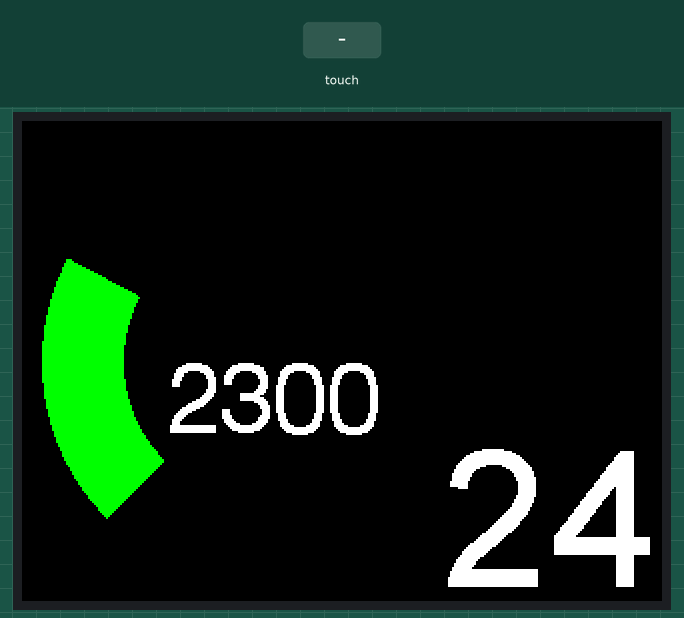
The sketch below on a simulated ESP32. Parts: 320×240 colour display. The test bench sets the inputs (shaded band).

Above: at 1.48 s.
1.5 s: touch panel pressed at 13 % / 10 % of its raw x / y range
At 2.6 s:
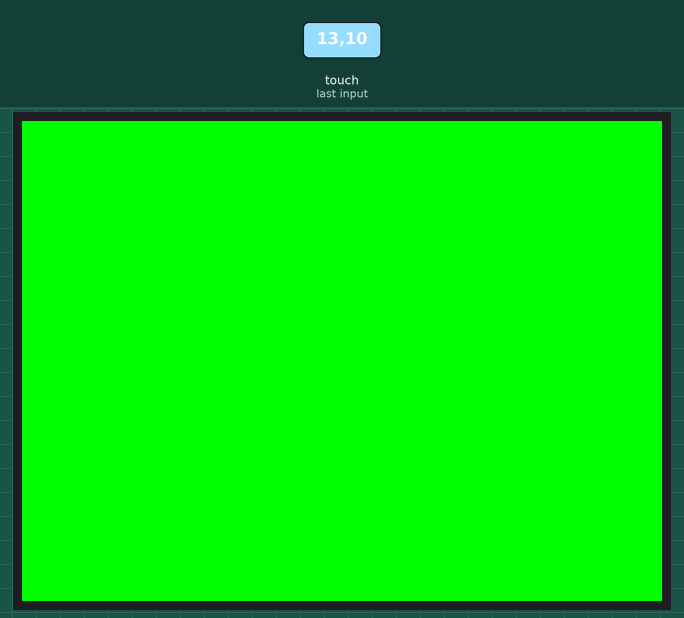
3.0 s: touch panel pressed at 62 % / 10 % of its raw x / y range
At 5.9 s:
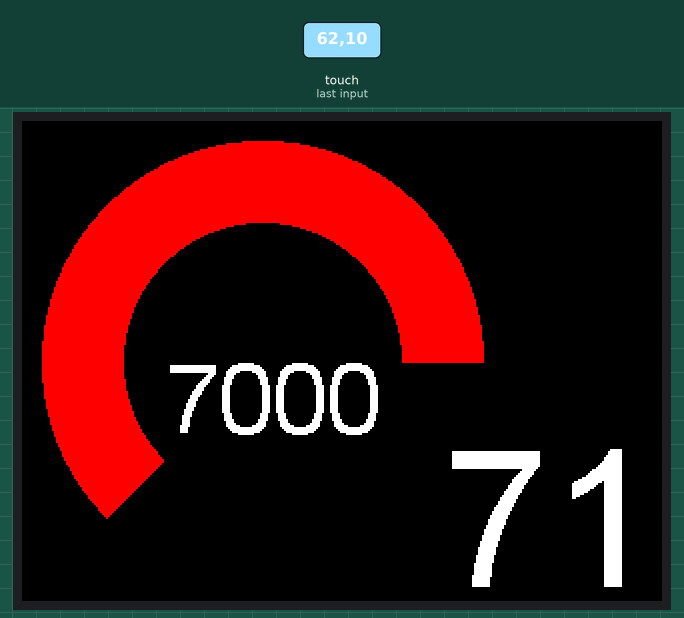
6.0 s: touch panel pressed at 87 % / 10 % of its raw x / y range
At 7.2 s:
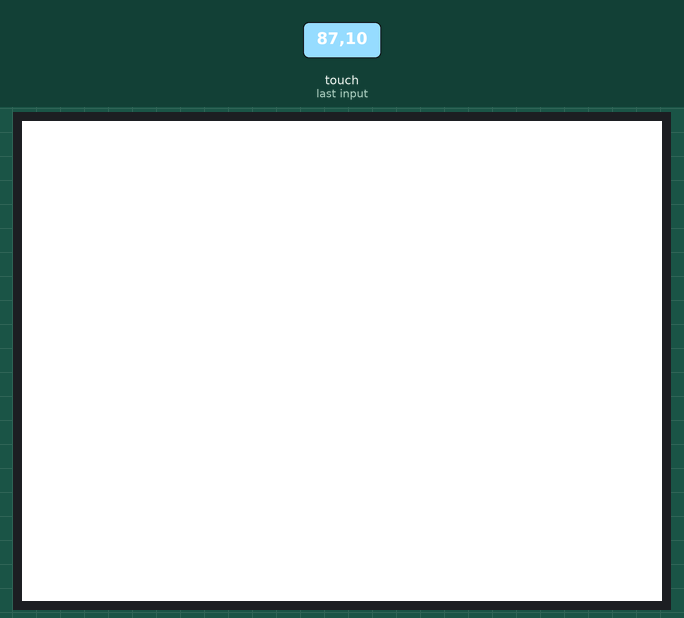
8.1 s: touch panel pressed at 38 % / 10 % of its raw x / y range
At 9.26 s:
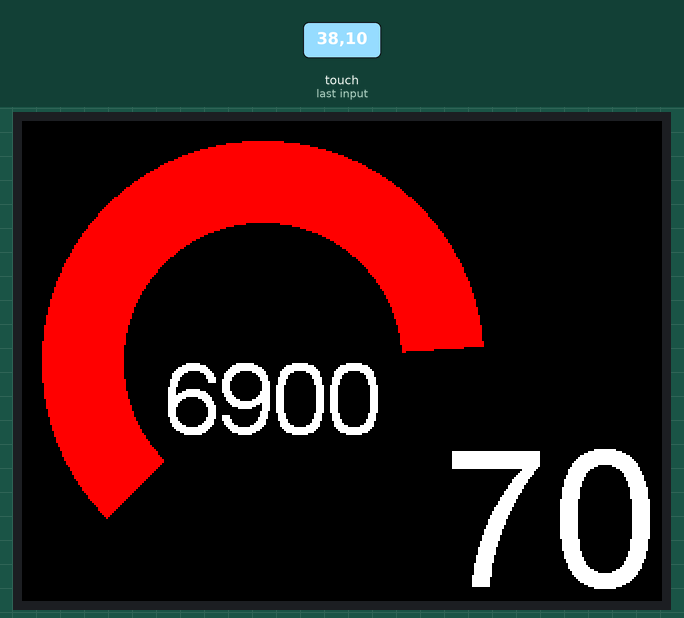
11.1 s: touch panel pressed at 13 % / 30 % of its raw x / y range
At 11.5 s:
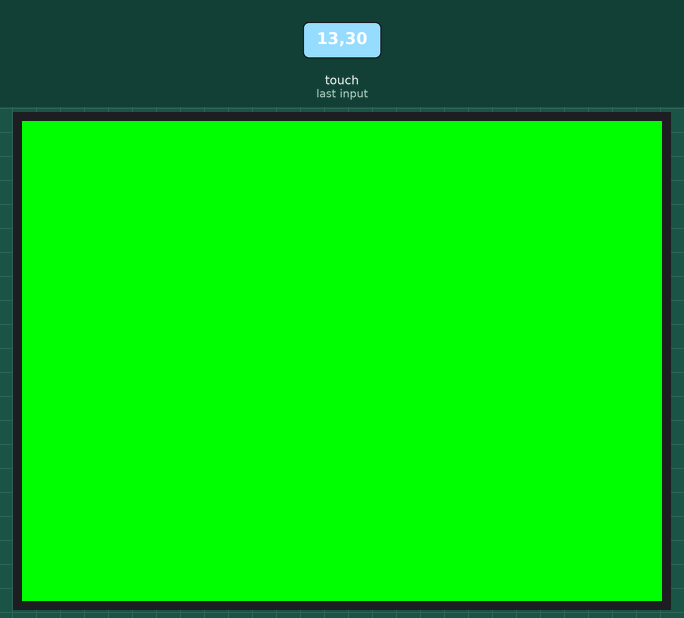
12.6 s: touch panel pressed at 62 % / 30 % of its raw x / y range
At 15.0 s:
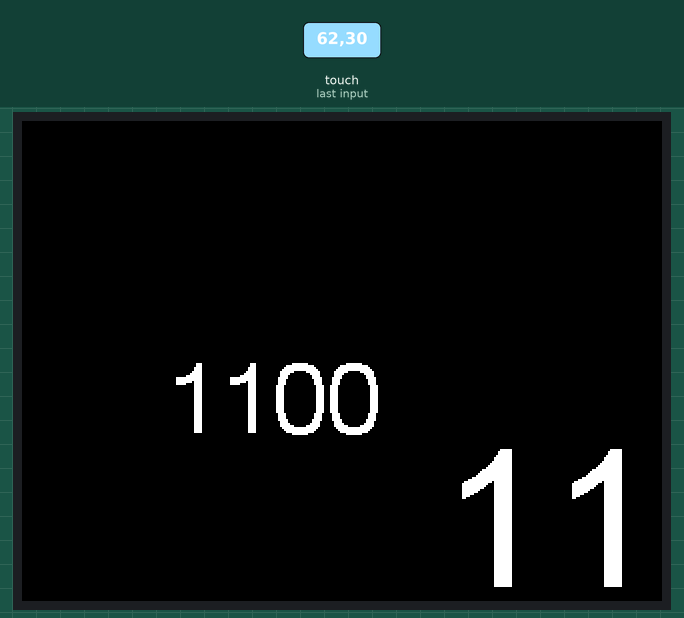
Timing chart, 0 to 16.5 s (numbered marks = the images above; inputs shaded):
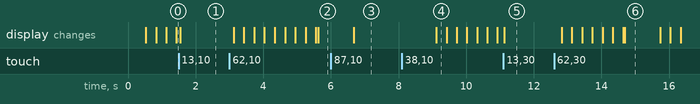

The sketch:

displayTest.ino
```cpp
// Los numeros tienen un tamaño de 27 x 47 px


#include <SPI.h>
#include <TFT_eSPI.h> // Hardware-specific library
#include <XPT2046_Touchscreen.h>  // para el tactil

#define T_MOSI 32
#define T_MISO 39
#define T_CLK 25
#define T_CS 33

SPIClass mySpi = SPIClass(VSPI);
XPT2046_Touchscreen ts(T_CS);

#define LOOP_DELAY 35 // This controls how frequently the meter is updated

TFT_eSPI tft = TFT_eSPI();            // Invoke custom library with default width and height

#define color_background TFT_BLACK

uint32_t runTime = 0;       // time for next update

int reading = 0; // Value to be displayed
int8_t ramp = 1;
static uint16_t last_angle = 45;
int color_rpm[3]={TFT_GREEN,TFT_YELLOW,TFT_RED};


float updte_rpm(float old_rpm);
void ringMeter(int x, int y, int r, int val);
void numberMeter(uint16_t xpos, uint16_t ypos, int reading,uint8_t tamanio);
float updte_vel(float old_vel);

void setup(void) {
  Serial.begin(115200);

  mySpi.begin(T_CLK, T_MISO, T_MOSI, T_CS);
  ts.begin(mySpi);
  ts.setRotation(1);

  tft.begin();
  tft.setRotation(1);
  tft.fillScreen(color_background);
  tft.setTextColor(TFT_WHITE,TFT_BLACK);

}


void loop() {

  static uint8_t radius = 110;
  static int16_t xpos_rpm = tft.width() / 2 - 40;
  static int16_t ypos_rpm = tft.height() / 2;
  static int16_t xpos = tft.width() / 2;
  static int16_t ypos = tft.height() / 2;
  static int8_t pantalla = 1;
  static int8_t pantalla_old=1;
  static int last_reading=0;
  uint8_t tocado=0;
  static uint8_t hundido=0;

  if (millis() - runTime >= LOOP_DELAY) {

    if (ts.tirqTouched() && ts.touched()) {
      tocado=1;
    }
    if(tocado==1 && hundido==0){
      TS_Point p = ts.getPoint();
      if(p.x>1798){
        pantalla++;
      }else{
        pantalla--;
      }
      if(pantalla>3){
        pantalla=1;
      }
      if(pantalla<1){
        pantalla=3;
      }
    }

    if(pantalla==1){
      if(pantalla_old!=1){
        tft.fillScreen(TFT_BLACK);
        last_angle=45;
        ringMeter(xpos_rpm, ypos_rpm, radius, last_reading); // Draw analogue meter
        numberMeter(xpos_rpm+60,ypos_rpm,last_reading*100,6);
      }

      reading += ramp;
      ringMeter(xpos_rpm, ypos_rpm, radius, reading); // Draw analogue meter
      numberMeter(xpos_rpm+60,ypos_rpm,reading*100,6);

      numberMeter(xpos+160,ypos+40, reading+1,8);

      last_reading=reading;
    }else{
      if(pantalla==2){
        if(pantalla_old!=2){
          tft.fillScreen(TFT_WHITE);
        }
        tft.fillScreen(TFT_WHITE);
      }else{
        if(pantalla==3){
          if(pantalla!=3){
            tft.fillScreen(TFT_GREEN);
          }
          tft.fillScreen(TFT_GREEN);
        }
      }

    }

    if (reading > 69) ramp = -1;
    if (reading <=  0) ramp = 1;

    if (reading > 69) {
      delay(1000);
    }
    if (reading <= 0) {
      delay(1000);
    }

    runTime = millis();
    pantalla_old=pantalla;
    hundido=tocado;

  }

}

// #########################################################################
//  Draw the meter on the screen, returns x coord of righthand side
// #########################################################################
// x,y is centre of meter, r the radius, val a number in range 0-100

void ringMeter(int x, int y, int r, int val){

  uint8_t thickness = 40;
  static uint8_t last_i=1;
  uint8_t i;
//  int color_arco = color_rpm[0];
//  int color_quito=color_background;

  if(val>60){
    i=2;
  }else{
    if(val>45){
      i=1;
    }else{
      i=0;
    }
  }

  // Range here is 0-100 so value is scaled to an angle 45-270
  int val_angle = map(val, 0, 70, 45, 270);       // Modo test
//  int val_angle = map(val, 0, 7000, 45, 270);     // Modo coche


  if (last_angle != val_angle) {
    // Update the arc, only the zone between last_angle and new val_angle is updated
    if (val_angle > last_angle) {
      if(i != last_i){
        last_angle=45;
      }
        tft.drawArc(x, y, r, r - thickness, last_angle, val_angle, color_rpm[i], color_background); // TFT_SKYBLUE random(0x10000)
    }
    else {
      if(i != last_i){
        last_angle=45;
        tft.drawArc(x, y, r, r - thickness, last_angle, val_angle, color_rpm[i], color_background);
      }
        tft.drawArc(x, y, r, r - thickness, val_angle, last_angle, color_background, color_background);
    }
    last_i = i;
    last_angle = val_angle; // Store meter arc position for next redraw
  }

}

  /***********************************************************************************
    Imprime por pantalla un numero en una posicion, con tamaño de letra 6
    Lo uso para escribir las rpms
  ************************************************************************************/

void numberMeter(uint16_t xpos, uint16_t ypos, int reading,uint8_t tamanio){

  char buf[8];
  dtostrf(reading, 1, 0, buf);
  tft.drawRightString(buf, xpos, ypos, tamanio);

}
```

Measured:
- after the input at 1.5 s, the display: changes after 0.05 s (image 1)
- after the input at 3.0 s, the display: first changes after 0.13 s (image 2 shows a later state)
- after the input at 6.0 s, the display: changes after 0.67 s (image 3)
- after the input at 8.1 s, the display: changes after 1.0 s (image 4)
- after the input at 11.1 s, the display: changes at once (image 5)
- after the input at 12.6 s, the display: first changes after 0.22 s (image 6 shows a later state)
